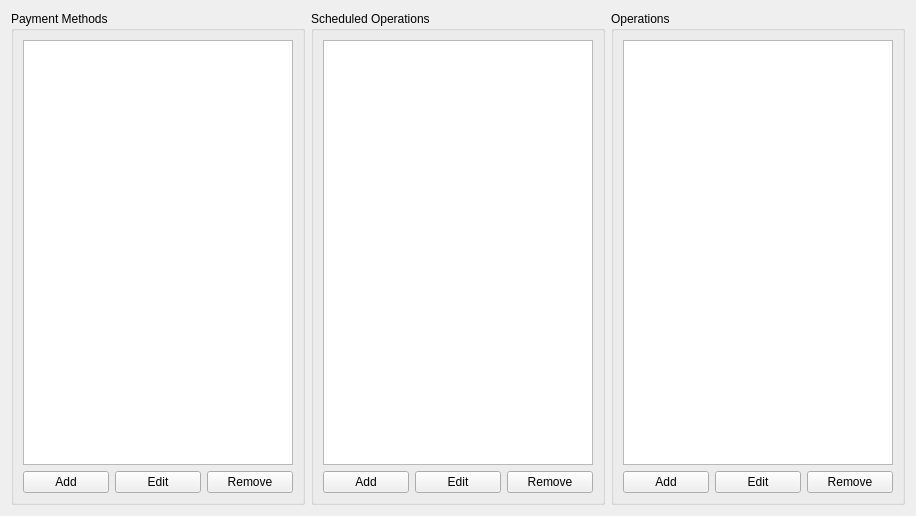
<?xml version="1.0" encoding="UTF-8"?>
<ui version="4.0">
 <class>AccountViewer</class>
 <widget class="QWidget" name="AccountViewer">
  <property name="geometry">
   <rect>
    <x>0</x>
    <y>0</y>
    <width>916</width>
    <height>516</height>
   </rect>
  </property>
  <property name="windowTitle">
   <string>Form</string>
  </property>
  <layout class="QHBoxLayout" name="horizontalLayout">
   <item>
    <widget class="QGroupBox" name="payment_methods_group">
     <property name="title">
      <string>Payment Methods</string>
     </property>
     <layout class="QVBoxLayout" name="verticalLayout">
      <item>
       <widget class="QListWidget" name="payment_methods_list"/>
      </item>
      <item>
       <layout class="QHBoxLayout" name="payment_methods_buttons">
        <item>
         <widget class="QPushButton" name="payment_methods_add">
          <property name="text">
           <string>Add</string>
          </property>
         </widget>
        </item>
        <item>
         <widget class="QPushButton" name="payment_methods_edit">
          <property name="text">
           <string>Edit</string>
          </property>
         </widget>
        </item>
        <item>
         <widget class="QPushButton" name="payment_methods_remove">
          <property name="text">
           <string>Remove</string>
          </property>
         </widget>
        </item>
       </layout>
      </item>
     </layout>
    </widget>
   </item>
   <item>
    <widget class="QGroupBox" name="scheduled_ops_group">
     <property name="title">
      <string>Scheduled Operations</string>
     </property>
     <layout class="QVBoxLayout" name="verticalLayout_2">
      <item>
       <widget class="QTableWidget" name="scheduled_ops_table">
        <property name="rowCount">
         <number>0</number>
        </property>
        <property name="columnCount">
         <number>0</number>
        </property>
        <attribute name="horizontalHeaderVisible">
         <bool>true</bool>
        </attribute>
        <attribute name="verticalHeaderVisible">
         <bool>true</bool>
        </attribute>
        <attribute name="verticalHeaderHighlightSections">
         <bool>true</bool>
        </attribute>
       </widget>
      </item>
      <item>
       <layout class="QHBoxLayout" name="scheduled_ops_buttons">
        <item>
         <widget class="QPushButton" name="scheduled_ops_add">
          <property name="text">
           <string>Add</string>
          </property>
         </widget>
        </item>
        <item>
         <widget class="QPushButton" name="scheduled_ops_edit">
          <property name="text">
           <string>Edit</string>
          </property>
         </widget>
        </item>
        <item>
         <widget class="QPushButton" name="scheduled_ops_remove">
          <property name="text">
           <string>Remove</string>
          </property>
         </widget>
        </item>
       </layout>
      </item>
     </layout>
    </widget>
   </item>
   <item>
    <widget class="QGroupBox" name="ops_group">
     <property name="title">
      <string>Operations</string>
     </property>
     <layout class="QVBoxLayout" name="verticalLayout_3">
      <item>
       <widget class="QTableWidget" name="ops_table">
        <attribute name="horizontalHeaderVisible">
         <bool>true</bool>
        </attribute>
        <attribute name="verticalHeaderVisible">
         <bool>true</bool>
        </attribute>
        <attribute name="verticalHeaderHighlightSections">
         <bool>true</bool>
        </attribute>
       </widget>
      </item>
      <item>
       <layout class="QHBoxLayout" name="ops_buttons">
        <item>
         <widget class="QPushButton" name="ops_add">
          <property name="text">
           <string>Add</string>
          </property>
         </widget>
        </item>
        <item>
         <widget class="QPushButton" name="ops_edit">
          <property name="text">
           <string>Edit</string>
          </property>
         </widget>
        </item>
        <item>
         <widget class="QPushButton" name="ops_remove">
          <property name="text">
           <string>Remove</string>
          </property>
         </widget>
        </item>
       </layout>
      </item>
     </layout>
    </widget>
   </item>
  </layout>
 </widget>
 <resources/>
 <connections/>
</ui>
